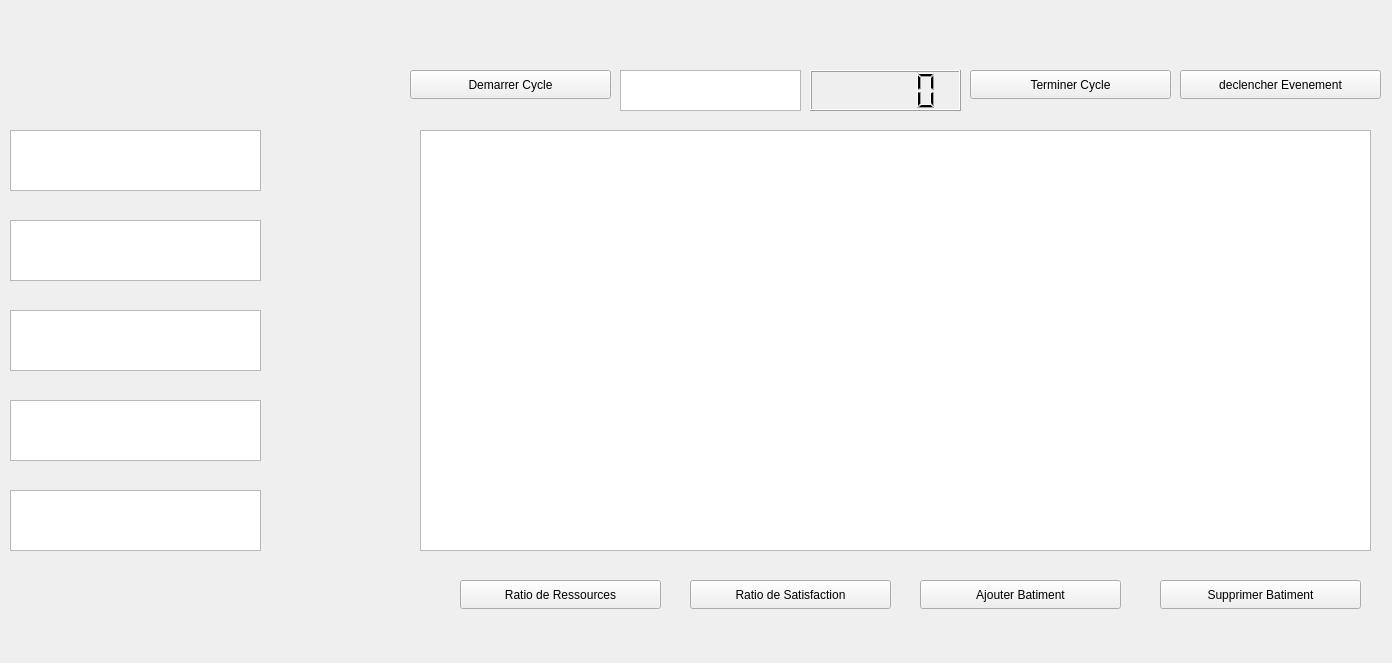
<?xml version="1.0" encoding="UTF-8"?>
<ui version="4.0">
 <class>MainWindow2</class>
 <widget class="QMainWindow" name="MainWindow2">
  <property name="geometry">
   <rect>
    <x>0</x>
    <y>0</y>
    <width>1392</width>
    <height>663</height>
   </rect>
  </property>
  <property name="windowTitle">
   <string>MainWindow</string>
  </property>
  <widget class="QWidget" name="centralwidget">
   <widget class="QLabel" name="label">
    <property name="geometry">
     <rect>
      <x>-18</x>
      <y>-11</y>
      <width>1411</width>
      <height>711</height>
     </rect>
    </property>
    <property name="styleSheet">
     <string notr="true">background-image: url(:/res/gettyimages-1468224038.jpg);</string>
    </property>
    <property name="text">
     <string/>
    </property>
   </widget>
   <widget class="QPushButton" name="pushButton">
    <property name="geometry">
     <rect>
      <x>460</x>
      <y>580</y>
      <width>201</width>
      <height>29</height>
     </rect>
    </property>
    <property name="text">
     <string>Ratio de Ressources</string>
    </property>
   </widget>
   <widget class="QPushButton" name="pushButton_2">
    <property name="geometry">
     <rect>
      <x>920</x>
      <y>580</y>
      <width>201</width>
      <height>29</height>
     </rect>
    </property>
    <property name="text">
     <string>Ajouter Batiment</string>
    </property>
   </widget>
   <widget class="QPushButton" name="pushButton_3">
    <property name="geometry">
     <rect>
      <x>1160</x>
      <y>580</y>
      <width>201</width>
      <height>29</height>
     </rect>
    </property>
    <property name="text">
     <string>Supprimer Batiment</string>
    </property>
   </widget>
   <widget class="QPushButton" name="pushButton_4">
    <property name="geometry">
     <rect>
      <x>690</x>
      <y>580</y>
      <width>201</width>
      <height>29</height>
     </rect>
    </property>
    <property name="text">
     <string>Ratio de Satisfaction</string>
    </property>
   </widget>
   <widget class="QTableView" name="tableView">
    <property name="geometry">
     <rect>
      <x>420</x>
      <y>130</y>
      <width>951</width>
      <height>421</height>
     </rect>
    </property>
   </widget>
   <widget class="QTextBrowser" name="textBrowser">
    <property name="geometry">
     <rect>
      <x>10</x>
      <y>130</y>
      <width>251</width>
      <height>61</height>
     </rect>
    </property>
    <property name="html">
     <string>&lt;!DOCTYPE HTML PUBLIC &quot;-//W3C//DTD HTML 4.0//EN&quot; &quot;http://www.w3.org/TR/REC-html40/strict.dtd&quot;&gt;
&lt;html&gt;&lt;head&gt;&lt;meta name=&quot;qrichtext&quot; content=&quot;1&quot; /&gt;&lt;meta charset=&quot;utf-8&quot; /&gt;&lt;style type=&quot;text/css&quot;&gt;
p, li { white-space: pre-wrap; }
hr { height: 1px; border-width: 0; }
li.unchecked::marker { content: &quot;\2610&quot;; }
li.checked::marker { content: &quot;\2612&quot;; }
&lt;/style&gt;&lt;/head&gt;&lt;body style=&quot; font-family:'Segoe UI'; font-size:9pt; font-weight:400; font-style:normal;&quot;&gt;
&lt;p style=&quot;-qt-paragraph-type:empty; margin-top:0px; margin-bottom:0px; margin-left:0px; margin-right:0px; -qt-block-indent:0; text-indent:0px;&quot;&gt;&lt;br /&gt;&lt;/p&gt;&lt;/body&gt;&lt;/html&gt;</string>
    </property>
   </widget>
   <widget class="QTextBrowser" name="textBrowser_2">
    <property name="geometry">
     <rect>
      <x>10</x>
      <y>220</y>
      <width>251</width>
      <height>61</height>
     </rect>
    </property>
    <property name="html">
     <string>&lt;!DOCTYPE HTML PUBLIC &quot;-//W3C//DTD HTML 4.0//EN&quot; &quot;http://www.w3.org/TR/REC-html40/strict.dtd&quot;&gt;
&lt;html&gt;&lt;head&gt;&lt;meta name=&quot;qrichtext&quot; content=&quot;1&quot; /&gt;&lt;meta charset=&quot;utf-8&quot; /&gt;&lt;style type=&quot;text/css&quot;&gt;
p, li { white-space: pre-wrap; }
hr { height: 1px; border-width: 0; }
li.unchecked::marker { content: &quot;\2610&quot;; }
li.checked::marker { content: &quot;\2612&quot;; }
&lt;/style&gt;&lt;/head&gt;&lt;body style=&quot; font-family:'Segoe UI'; font-size:9pt; font-weight:400; font-style:normal;&quot;&gt;
&lt;p style=&quot;-qt-paragraph-type:empty; margin-top:0px; margin-bottom:0px; margin-left:0px; margin-right:0px; -qt-block-indent:0; text-indent:0px;&quot;&gt;&lt;br /&gt;&lt;/p&gt;&lt;/body&gt;&lt;/html&gt;</string>
    </property>
   </widget>
   <widget class="QTextBrowser" name="textBrowser_3">
    <property name="geometry">
     <rect>
      <x>10</x>
      <y>310</y>
      <width>251</width>
      <height>61</height>
     </rect>
    </property>
    <property name="html">
     <string>&lt;!DOCTYPE HTML PUBLIC &quot;-//W3C//DTD HTML 4.0//EN&quot; &quot;http://www.w3.org/TR/REC-html40/strict.dtd&quot;&gt;
&lt;html&gt;&lt;head&gt;&lt;meta name=&quot;qrichtext&quot; content=&quot;1&quot; /&gt;&lt;meta charset=&quot;utf-8&quot; /&gt;&lt;style type=&quot;text/css&quot;&gt;
p, li { white-space: pre-wrap; }
hr { height: 1px; border-width: 0; }
li.unchecked::marker { content: &quot;\2610&quot;; }
li.checked::marker { content: &quot;\2612&quot;; }
&lt;/style&gt;&lt;/head&gt;&lt;body style=&quot; font-family:'Segoe UI'; font-size:9pt; font-weight:400; font-style:normal;&quot;&gt;
&lt;p style=&quot;-qt-paragraph-type:empty; margin-top:0px; margin-bottom:0px; margin-left:0px; margin-right:0px; -qt-block-indent:0; text-indent:0px;&quot;&gt;&lt;br /&gt;&lt;/p&gt;&lt;/body&gt;&lt;/html&gt;</string>
    </property>
   </widget>
   <widget class="QTextBrowser" name="textBrowser_4">
    <property name="geometry">
     <rect>
      <x>10</x>
      <y>400</y>
      <width>251</width>
      <height>61</height>
     </rect>
    </property>
    <property name="html">
     <string>&lt;!DOCTYPE HTML PUBLIC &quot;-//W3C//DTD HTML 4.0//EN&quot; &quot;http://www.w3.org/TR/REC-html40/strict.dtd&quot;&gt;
&lt;html&gt;&lt;head&gt;&lt;meta name=&quot;qrichtext&quot; content=&quot;1&quot; /&gt;&lt;meta charset=&quot;utf-8&quot; /&gt;&lt;style type=&quot;text/css&quot;&gt;
p, li { white-space: pre-wrap; }
hr { height: 1px; border-width: 0; }
li.unchecked::marker { content: &quot;\2610&quot;; }
li.checked::marker { content: &quot;\2612&quot;; }
&lt;/style&gt;&lt;/head&gt;&lt;body style=&quot; font-family:'Segoe UI'; font-size:9pt; font-weight:400; font-style:normal;&quot;&gt;
&lt;p style=&quot;-qt-paragraph-type:empty; margin-top:0px; margin-bottom:0px; margin-left:0px; margin-right:0px; -qt-block-indent:0; text-indent:0px;&quot;&gt;&lt;br /&gt;&lt;/p&gt;&lt;/body&gt;&lt;/html&gt;</string>
    </property>
   </widget>
   <widget class="QTextBrowser" name="textBrowser_5">
    <property name="geometry">
     <rect>
      <x>10</x>
      <y>490</y>
      <width>251</width>
      <height>61</height>
     </rect>
    </property>
    <property name="html">
     <string>&lt;!DOCTYPE HTML PUBLIC &quot;-//W3C//DTD HTML 4.0//EN&quot; &quot;http://www.w3.org/TR/REC-html40/strict.dtd&quot;&gt;
&lt;html&gt;&lt;head&gt;&lt;meta name=&quot;qrichtext&quot; content=&quot;1&quot; /&gt;&lt;meta charset=&quot;utf-8&quot; /&gt;&lt;style type=&quot;text/css&quot;&gt;
p, li { white-space: pre-wrap; }
hr { height: 1px; border-width: 0; }
li.unchecked::marker { content: &quot;\2610&quot;; }
li.checked::marker { content: &quot;\2612&quot;; }
&lt;/style&gt;&lt;/head&gt;&lt;body style=&quot; font-family:'Segoe UI'; font-size:9pt; font-weight:400; font-style:normal;&quot;&gt;
&lt;p style=&quot;-qt-paragraph-type:empty; margin-top:0px; margin-bottom:0px; margin-left:0px; margin-right:0px; -qt-block-indent:0; text-indent:0px;&quot;&gt;&lt;br /&gt;&lt;/p&gt;&lt;/body&gt;&lt;/html&gt;</string>
    </property>
   </widget>
   <widget class="QLCDNumber" name="lcdNumber">
    <property name="geometry">
     <rect>
      <x>810</x>
      <y>70</y>
      <width>151</width>
      <height>41</height>
     </rect>
    </property>
   </widget>
   <widget class="QTextBrowser" name="textBrowser_6">
    <property name="geometry">
     <rect>
      <x>620</x>
      <y>70</y>
      <width>181</width>
      <height>41</height>
     </rect>
    </property>
    <property name="html">
     <string>&lt;!DOCTYPE HTML PUBLIC &quot;-//W3C//DTD HTML 4.0//EN&quot; &quot;http://www.w3.org/TR/REC-html40/strict.dtd&quot;&gt;
&lt;html&gt;&lt;head&gt;&lt;meta name=&quot;qrichtext&quot; content=&quot;1&quot; /&gt;&lt;meta charset=&quot;utf-8&quot; /&gt;&lt;style type=&quot;text/css&quot;&gt;
p, li { white-space: pre-wrap; }
hr { height: 1px; border-width: 0; }
li.unchecked::marker { content: &quot;\2610&quot;; }
li.checked::marker { content: &quot;\2612&quot;; }
&lt;/style&gt;&lt;/head&gt;&lt;body style=&quot; font-family:'Segoe UI'; font-size:9pt; font-weight:400; font-style:normal;&quot;&gt;
&lt;p style=&quot; margin-top:0px; margin-bottom:0px; margin-left:0px; margin-right:0px; -qt-block-indent:0; text-indent:0px;&quot;&gt;&lt;span style=&quot; font-size:16pt; color:#ffffff;&quot;&gt;Cycle Actuel:&lt;/span&gt;&lt;/p&gt;&lt;/body&gt;&lt;/html&gt;</string>
    </property>
   </widget>
   <widget class="QPushButton" name="pushButton_5">
    <property name="geometry">
     <rect>
      <x>970</x>
      <y>70</y>
      <width>201</width>
      <height>29</height>
     </rect>
    </property>
    <property name="text">
     <string>Terminer Cycle</string>
    </property>
   </widget>
   <widget class="QPushButton" name="pushButton_6">
    <property name="geometry">
     <rect>
      <x>1180</x>
      <y>70</y>
      <width>201</width>
      <height>29</height>
     </rect>
    </property>
    <property name="text">
     <string>declencher Evenement</string>
    </property>
   </widget>
   <widget class="QPushButton" name="pushButton_7">
    <property name="geometry">
     <rect>
      <x>410</x>
      <y>70</y>
      <width>201</width>
      <height>29</height>
     </rect>
    </property>
    <property name="text">
     <string>Demarrer Cycle</string>
    </property>
   </widget>
  </widget>
 </widget>
 <resources/>
 <connections/>
</ui>
